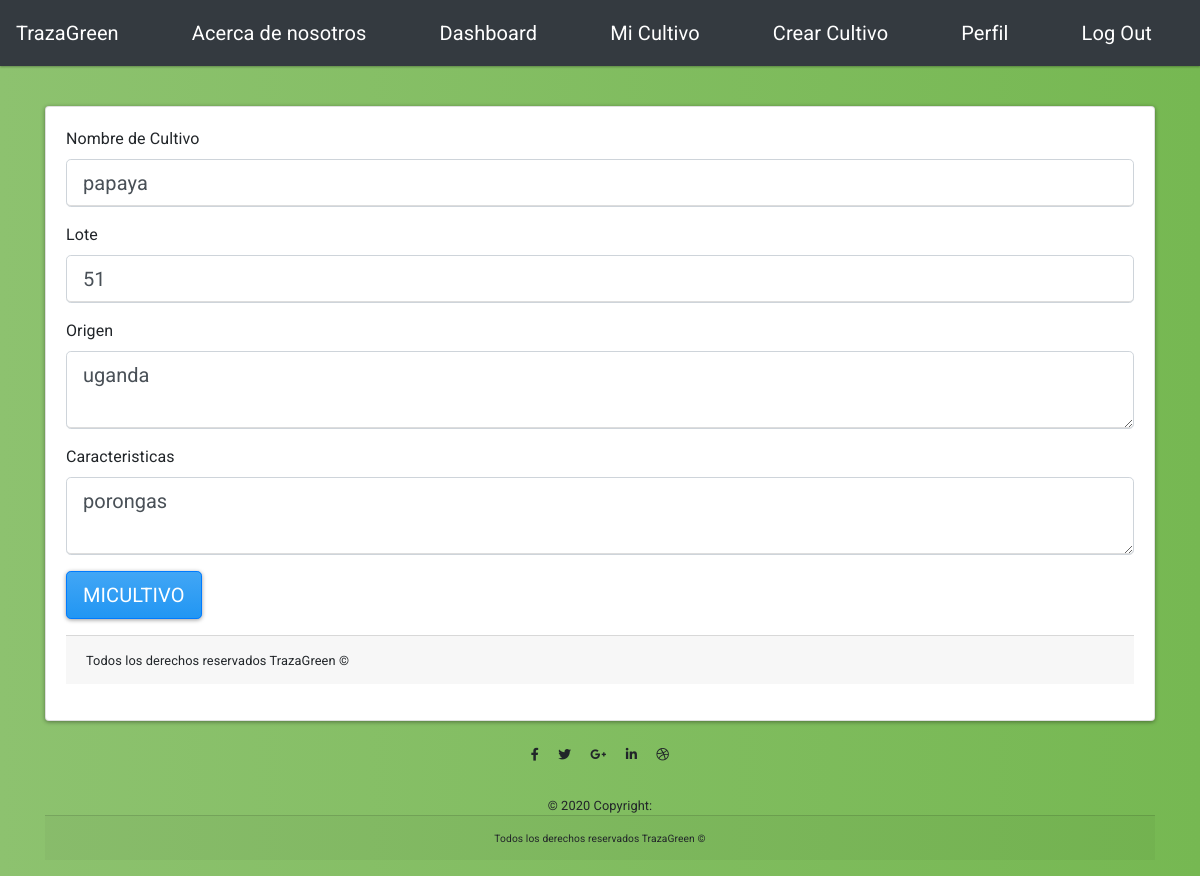
Page /3/update (signed in) on the committed database.
### trazaGreen/models.py (models this page shows, shortened)
class MiCultivo(db.Model):
    users = db.relationship(User)
    id = db.Column(db.Integer, primary_key=True)
    user_id = db.Column(db.Integer, db.ForeignKey('users.id'), nullable=False)
    fecha = db.Column(db.DateTime, nullable=False, default=datetime.utcnow)
    nombre_cultivo = db.Column(db.Text, nullable=False)
    lote = db.Column(db.Text, nullable=False)
    origen = db.Column(db.String(140), nullable=False)
    caracteristicas = db.Column(db.Text, nullable=False)

### trazaGreen/mis_cultivos/views.py (the view)
@mis_cultivos.route("/<int:mi_cultivo_id>/update", methods=['GET', 'POST'])
@login_required
def update(mi_cultivo_id):
    mi_cultivo = MiCultivo.query.get_or_404(mi_cultivo_id)
    if mi_cultivo.author != current_user:
        abort(403)
    form = MiCultivoForm()
    if form.validate_on_submit():
        mi_cultivo.nombre_cultivo = form.nombre_cultivo.data
        mi_cultivo.lote = form.lote.data
        mi_cultivo.origen = form.origen.data
        mi_cultivo.caracteristicas = form.caracteristicas.data
        db.session.commit()
        flash('Post Updated')
        return redirect(url_for('mis_cultivos.crear_cultivo', mi_cultivo_id=mi_cultivo.id))
    elif request.method == 'GET':
        form.nombre_cultivo.data = mi_cultivo.nombre_cultivo
        form.lote.data = mi_cultivo.lote
        form.origen.data = mi_cultivo.origen
        form.caracteristicas.data = mi_cultivo.caracteristicas
    return render_template('crear_cultivo.html', title='Update',
                           form=form)

### trazaGreen/mis_cultivos/forms.py
class MiCultivoForm(FlaskForm):
    nombre_cultivo = StringField('Nombre de Cultivo', validators=[DataRequired()])
    lote = StringField('Lote', validators=[DataRequired()])
    origen = TextAreaField('Origen', validators=[DataRequired()])
    caracteristicas = TextAreaField('Caracteristicas', validators=[DataRequired()])
    submit = SubmitField('MiCultivo')

### trazaGreen/models.py (called while the page is built)
@login_manager.user_loader
def load_user(user_id):
    return User.query.get(user_id)

### trazaGreen/templates/crear_cultivo.html (shortened to what this page needs)
{% extends "base.html" %}
{% block content %}
<br>
<div class="row">
  <div class="col-lg-12 md-3">
    <div class="card card-body">
      <form class="form-group" method="POST">
         <div class="form-group">
         {{ form.nombre_cultivo.label(class="form-control-label") }}
         {{ form.nombre_cultivo(class="form-control form-control-lg ") }}
         </div>
         <div class="form-group">
         {{ form.lote.label(class="form-control-label") }}
         {{ form.lote(class="form-control form-control-lg") }}
         </div>
         <div class="form-group">
         {{ form.origen.label(class="form-control-label") }}
         {{ form.origen(class="form-control form-control-lg") }}
         </div>
         <div class="form-group">
         {{ form.caracteristicas.label(class="form-control-label") }}
         {{ form.caracteristicas(class="form-control form-control-lg") }}
         </div>
         <div class="form-group">
             {{ form.submit(class="btn btn-lg btn-primary") }}
         </div>
         <div class="card-footer">
           <small class="text">Todos los derechos reservados TrazaGreen ©
         </div>
      </form>
    </div>
  </div>
</div>
{% endblock content %}

### trazaGreen/static/css/base.css (style rules this page uses)
body { background: #76b852; background: -webkit-linear-gradient(right, #76b852, #8DC26F); background: -moz-linear-gradient(right, #76b852, #8DC26F); background: -o-linear-gradient(right, #76b852, #8DC26F); background: linear-gradient(to left, #76b852, #8DC26F); font-family: "Roboto", sans-serif; -webkit-font-smoothing: antialiased; -moz-osx-font-smoothing: grayscale; }

### rows in the picture
MiCultivo: nombre_cultivo "papaya", lote "51", origen "uganda", caracteristicas "porongas"
